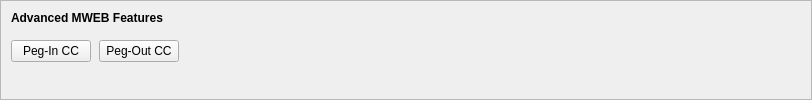
    <widget class="QFrame" name="frameMWEBFeatures">
     <property name="sizePolicy">
      <sizepolicy hsizetype="Expanding" vsizetype="Expanding">
       <horstretch>0</horstretch>
       <verstretch>0</verstretch>
      </sizepolicy>
     </property>
     <property name="maximumSize">
      <size>
       <width>16777215</width>
       <height>16777215</height>
      </size>
     </property>
     <property name="frameShape">
      <enum>QFrame::StyledPanel</enum>
     </property>
     <property name="frameShadow">
      <enum>QFrame::Sunken</enum>
     </property>
     <layout class="QVBoxLayout" name="verticalLayoutMWEBFeatures2">
      <property name="spacing">
       <number>0</number>
      </property>
      <property name="leftMargin">
       <number>0</number>
      </property>
      <property name="topMargin">
       <number>0</number>
      </property>
      <property name="rightMargin">
       <number>0</number>
      </property>
      <property name="bottomMargin">
       <number>6</number>
      </property>
      <item>
       <layout class="QVBoxLayout" name="verticalLayoutMWEBFeatures" stretch="0,0,1">
        <property name="spacing">
         <number>0</number>
        </property>
        <property name="leftMargin">
         <number>10</number>
        </property>
        <property name="topMargin">
         <number>10</number>
        </property>
        <item>
         <layout class="QHBoxLayout" name="horizontalLayoutMWEBFeatures1">
          <property name="bottomMargin">
           <number>15</number>
          </property>
          <item>
           <widget class="QLabel" name="labelMWEBFeatures">
            <property name="sizePolicy">
             <sizepolicy hsizetype="Preferred" vsizetype="Maximum">
              <horstretch>0</horstretch>
              <verstretch>0</verstretch>
             </sizepolicy>
            </property>
            <property name="font">
             <font>
              <weight>75</weight>
              <bold>true</bold>
             </font>
            </property>
            <property name="styleSheet">
             <string notr="true">font-weight:bold;</string>
            </property>
            <property name="text">
             <string>Advanced MWEB Features</string>
            </property>
           </widget>
          </item>
         </layout>
        </item>
        <item>
         <layout class="QHBoxLayout" name="horizontalLayoutMWEBFeatures2" stretch="0,0,0">
          <property name="spacing">
           <number>8</number>
          </property>
          <property name="bottomMargin">
           <number>10</number>
          </property>
          <item>
           <widget class="QPushButton" name="pushButtonMWEBPegIn">
            <property name="styleSheet">
             <string notr="true"/>
            </property>
            <property name="text">
             <string>Peg-In CC</string>
            </property>
            <property name="checkable">
             <bool>true</bool>
            </property>
            <property name="autoDefault">
             <bool>false</bool>
            </property>
           </widget>
          </item>
          <item>
           <widget class="QPushButton" name="pushButtonMWEBPegOut">
            <property name="styleSheet">
             <string notr="true"/>
            </property>
            <property name="text">
             <string>Peg-Out CC</string>
            </property>
            <property name="checkable">
             <bool>true</bool>
            </property>
            <property name="autoDefault">
             <bool>false</bool>
            </property>
           </widget>
          </item>
          <item>
           <spacer name="horizontalSpacerMWEBFeatures">
            <property name="orientation">
             <enum>Qt::Horizontal</enum>
            </property>
            <property name="sizeHint" stdset="0">
             <size>
              <width>40</width>
              <height>1</height>
             </size>
            </property>
           </spacer>
          </item>
         </layout>
        </item>
        <item>
         <spacer name="verticalSpacerMWEBFeatures">
          <property name="orientation">
           <enum>Qt::Vertical</enum>
          </property>
          <property name="sizeHint" stdset="0">
           <size>
            <width>800</width>
            <height>1</height>
           </size>
          </property>
         </spacer>
        </item>
       </layout>
      </item>
     </layout>
    </widget>
